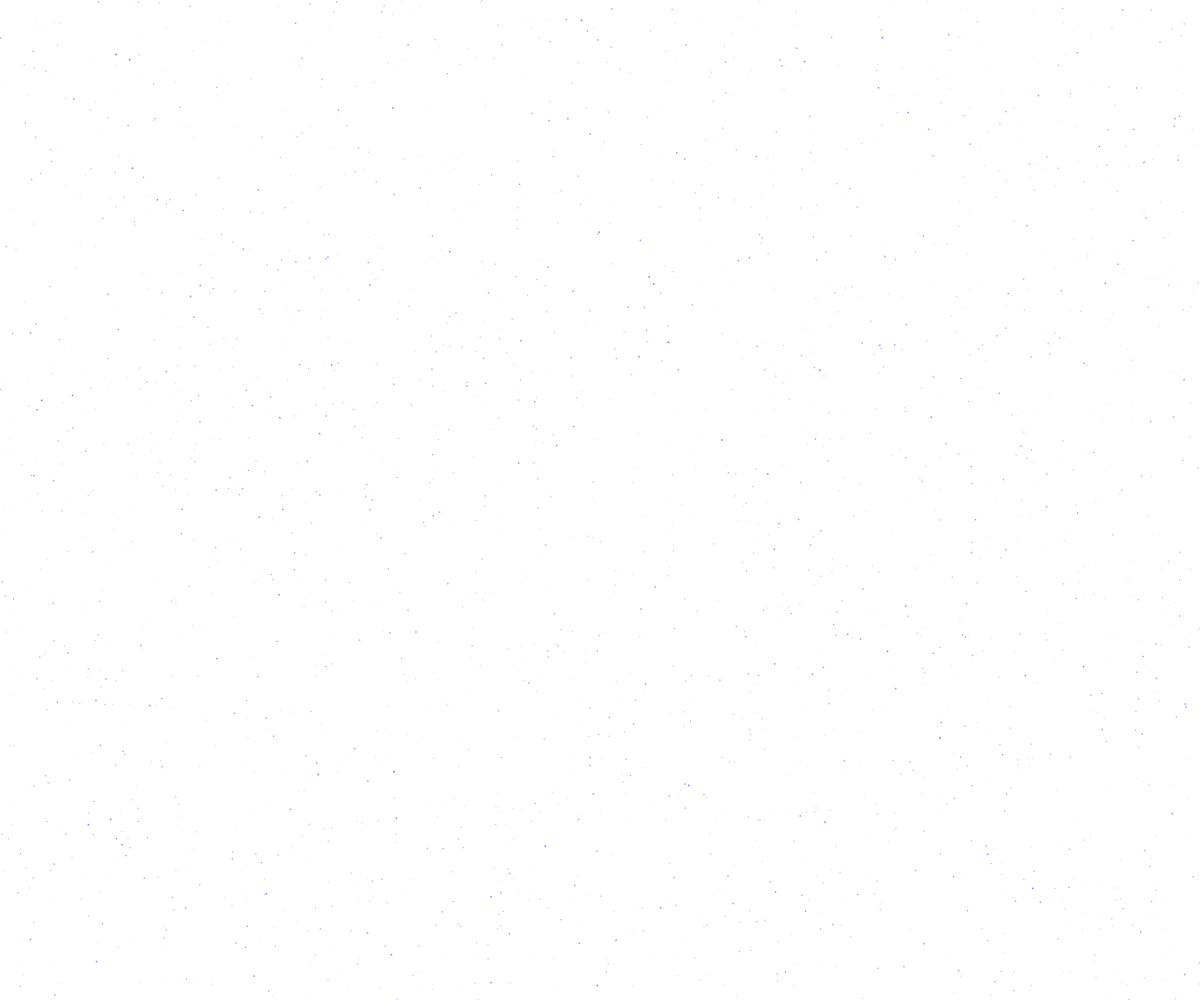
Frame 1 (no input)
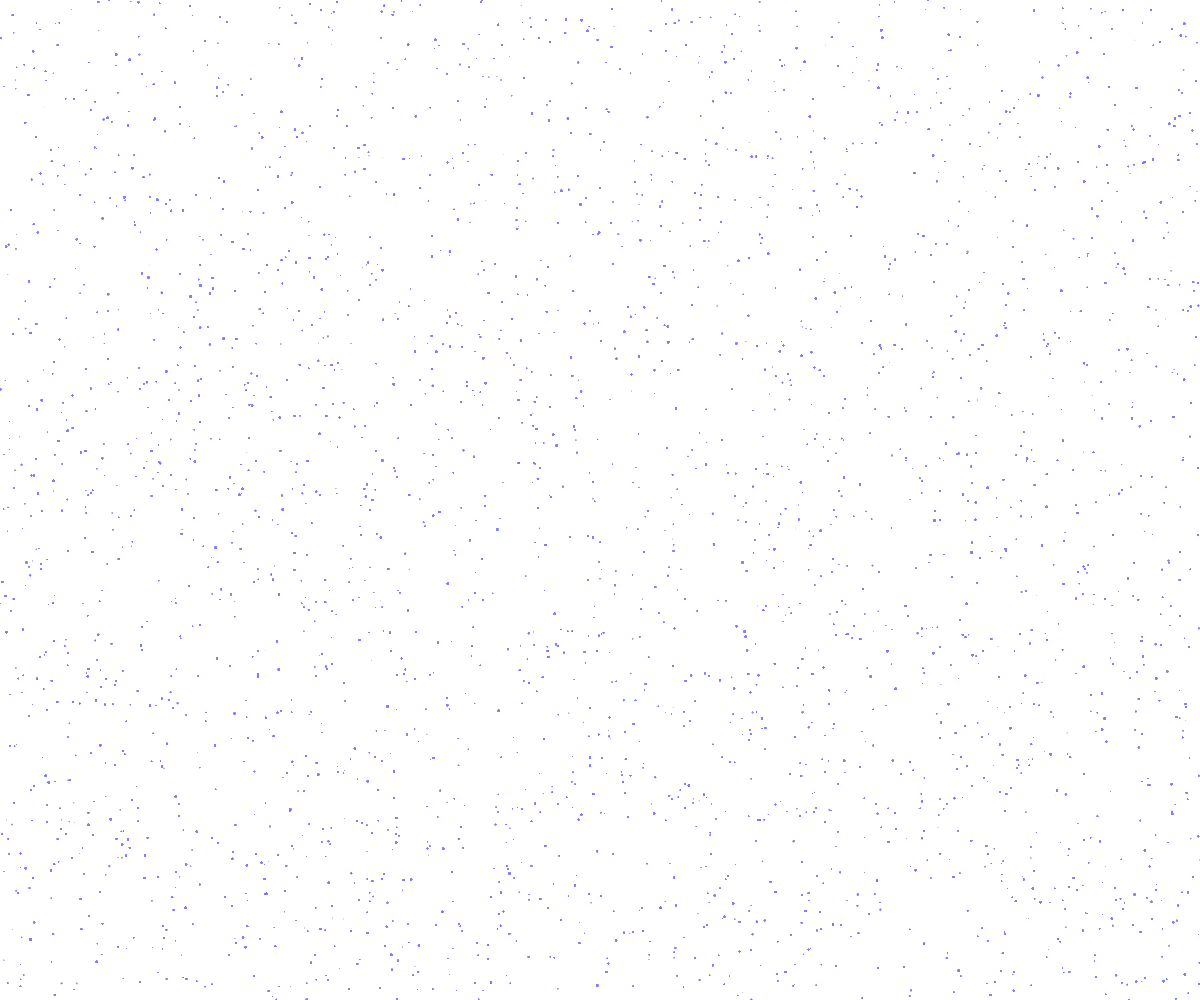
Frame 60 (no input)
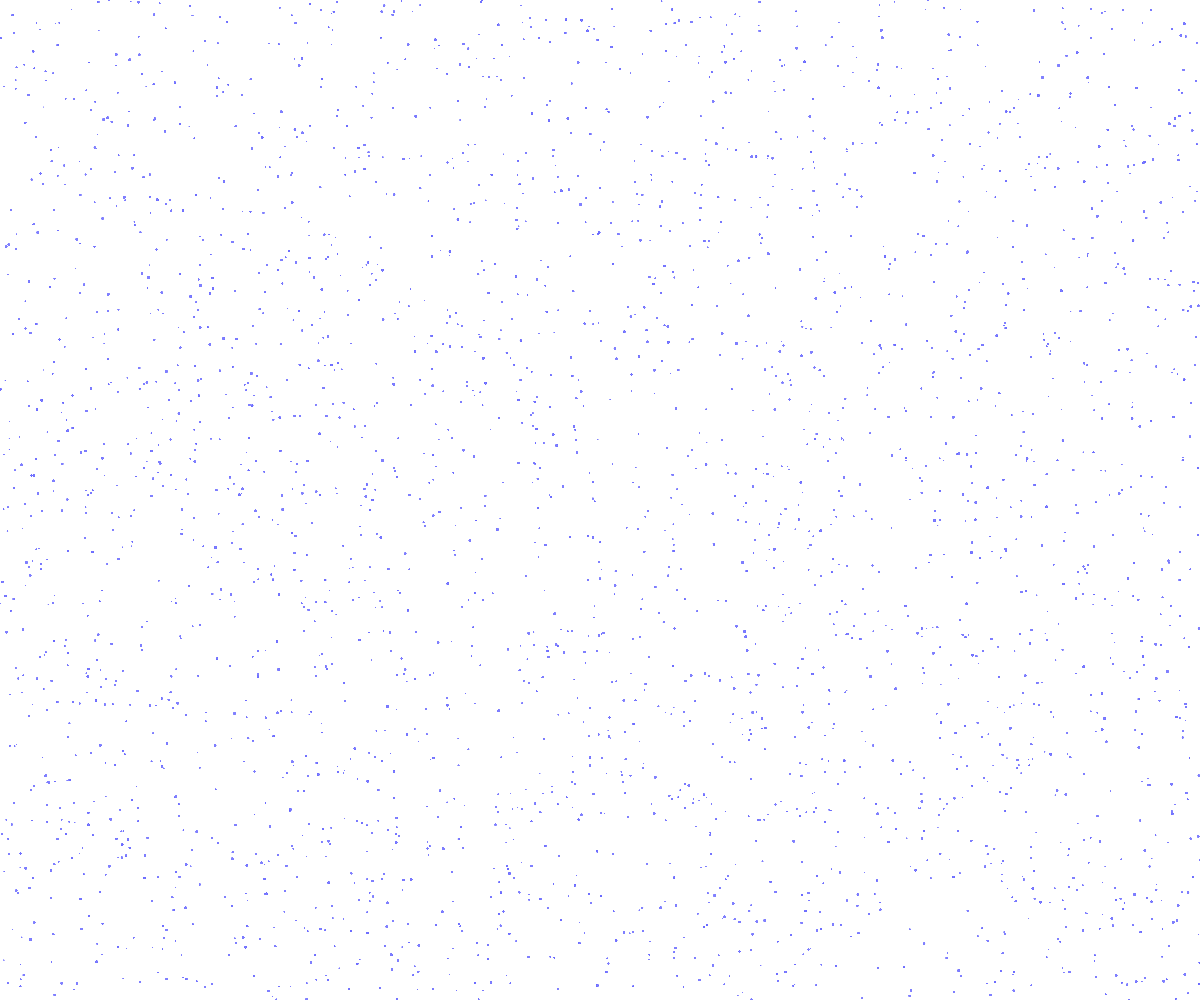
Frame 120 (the mouse pressed at the canvas centre since frame 60)

The p5.js sketch that drew these frames (run headless with seeded random() and noise() and a simulated clock; from frame 60 on, the mouse is pressed at the canvas centre):

// p5.js sketch
// ── sketch.js
let stars = [];
let nebula;
let supernovas = [];
let driftOffset = 0;

function setup() {
  createCanvas(windowWidth, windowHeight);
  colorMode(HSB, 360, 100, 100, 1);
  
  // Create a nebula background using gradient and noise
  nebula = createGraphics(width, height);
  nebula.colorMode(HSB, 360, 100, 100, 1);
  for (let y = 0; y < height; y += 2) {
    for (let x = 0; x < width; x += 2) {
      let n = noise(x * 0.001, y * 0.001, frameCount * 0.0005);
      let c = color(240 + n * 30, 60 + n * 20, 10 + n * 10, n * 0.2);
      nebula.set(x, y, c);
    }
  }
  nebula.loadPixels();

  // Create thousands of stars
  for (let i = 0; i < 3000; i++) {
    stars.push({
      x: random(width),
      y: random(height),
      size: random(0.5, 2),
      brightness: random(0.5, 1),
      twinkleSpeed: random(0.02, 0.05),
      twinklePhase: random(TWO_PI)
    });
  }
}

function draw() {
  // Draw nebula background
  image(nebula, 0, 0);
  
  // Draw and animate stars
  for (let star of stars) {
    let twinkle = sin(frameCount * star.twinkleSpeed + star.twinklePhase) * 0.5 + 0.5;
    fill(240, 50, 100, star.brightness * twinkle);
    noStroke();
    ellipse(star.x, star.y, star.size);
  }

  // Occasionally create a supernova
  if (frameCount % 300 === 0) {
    supernovas.push({
      x: random(width),
      y: random(height),
      size: 0,
      maxsize: random(50, 100),
      opacity: 1
    });
  }

  // Update and draw supernovas
  for (let i = supernovas.length - 1; i >= 0; i--) {
    let s = supernovas[i];
    s.size += 2;
    s.opacity -= 0.02;

    if (s.opacity <= 0) {
      supernovas.splice(i, 1);
      continue;
    }

    // Draw the supernova
    fill(30, 100, 100, s.opacity);
    noStroke();
    ellipse(s.x, s.y, s.size);

    // Add a glow effect
    fill(60, 100, 100, s.opacity * 0.5);
    ellipse(s.x, s.y, s.size * 2);
  }

  // Slowly shift the nebula for motion effect
  driftOffset += 0.001;
}

function windowResized() {
  resizeCanvas(windowWidth, windowHeight);
}
